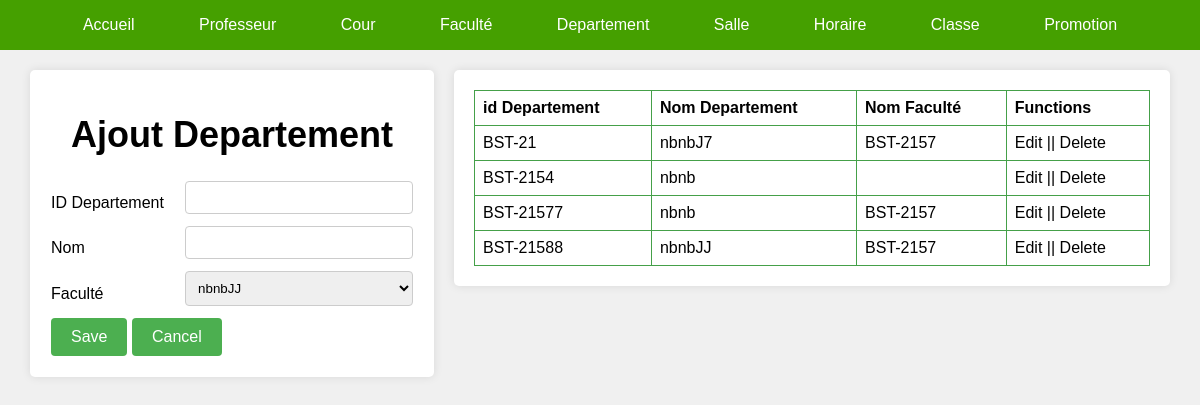
Before: /admin/GestionDepartement/Departement.php with the older database file.
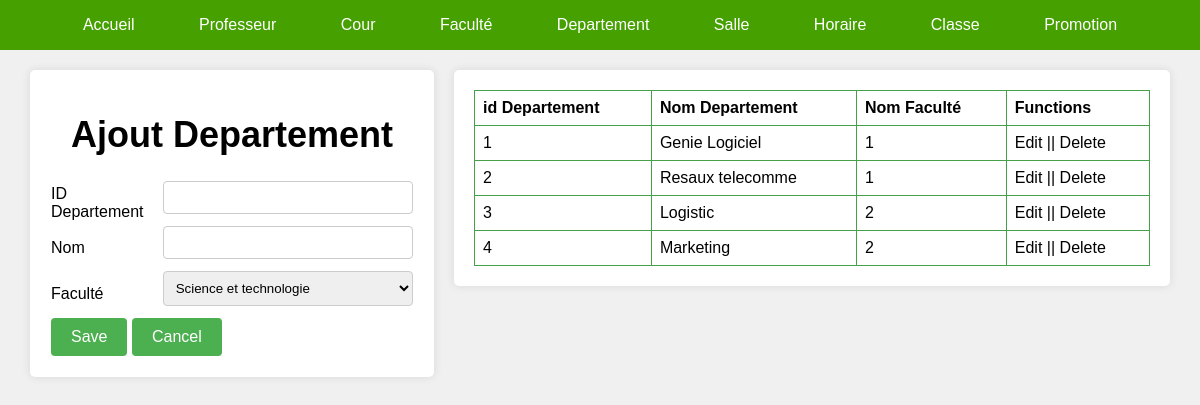
After: the same page with the newer database file.
### tables this page shows
CREATE TABLE `departement` (
  `idDepartement` varchar(20) NOT NULL,
  `nom` text NOT NULL,
  `Faculte` varchar(20) NOT NULL
);

### admin/GestionDepartement/Departement.php (the view, shortened to what this page needs)
<!DOCTYPE html>
<html>
<head>
</head>
<body>
<?php
    include("../Menu.php");
  ?>
  <div class="wrapper">
    <div class="form">
        <form method="POST">
        <h1>Ajout Departement</h1>
          <table>
            <tr>
              <td> ID Departement </td>
              <td><input type="text" name="id" /></td>
            </tr>
            <tr>
              <td> Nom</td>
              <td><input type="text" name="Nom" /></td>
            </tr>
            <tr>
              <td> Faculté</td>
              <td><select name="faculte"  >
                    <?php include '../../option/optionsFaculte.php'; ?>
                </select></td>
            </tr>
            <tr>
              <td colspan="2">
                <input type="submit" name="submit" value="Save" />
                <input type="reset" value="Cancel" />
              </td>
            </tr>
          </table>
        </form>
    </div>
    <div class="table">
    <table>
            <tr>
              <th>id Departement</th>
              <th>Nom Departement</th>
              <th>Nom Faculté</th>
              <th>Functions</th>
            </tr>
            <?php
                include("../connexion.php");
                $sql = "SELECT * FROM departement ";
                $stmtSelect = $connexion->prepare($sql);
                $stmtSelect ->execute();
                $departements = $stmtSelect->fetchAll(PDO::FETCH_ASSOC);
                foreach($departements as $departement):
                ?>
            <tr>
                <td> <?php echo $departement['idDepartement'];?></td>
                <td><?php echo $departement['nom']; ?></td>
                <td><?php echo $departement['Faculte']; ?></td>
                <td>Edit || Delete</td>
            </tr>
            <?php
              endforeach;
            ?>
      </table>
      </div>
  </div>
</body>
</html>

Changed rows visible on the page:
removed departement: idDepartement "BST-21", nom "nbnbJ7", Faculte "BST-2157"
removed departement: idDepartement "BST-2154", nom "nbnb"
removed departement: idDepartement "BST-21577", nom "nbnb", Faculte "BST-2157"
removed departement: idDepartement "BST-21588", nom "nbnbJJ", Faculte "BST-2157"
added departement: idDepartement "1", nom "Genie Logiciel", Faculte "1"
added departement: idDepartement "2", nom "Resaux telecomme", Faculte "1"
added departement: idDepartement "3", nom "Logistic", Faculte "2"
added departement: idDepartement "4", nom "Marketing", Faculte "2"
Other visible differences:
form field faculte: "nbnbJJ" → "Science et technologie"
